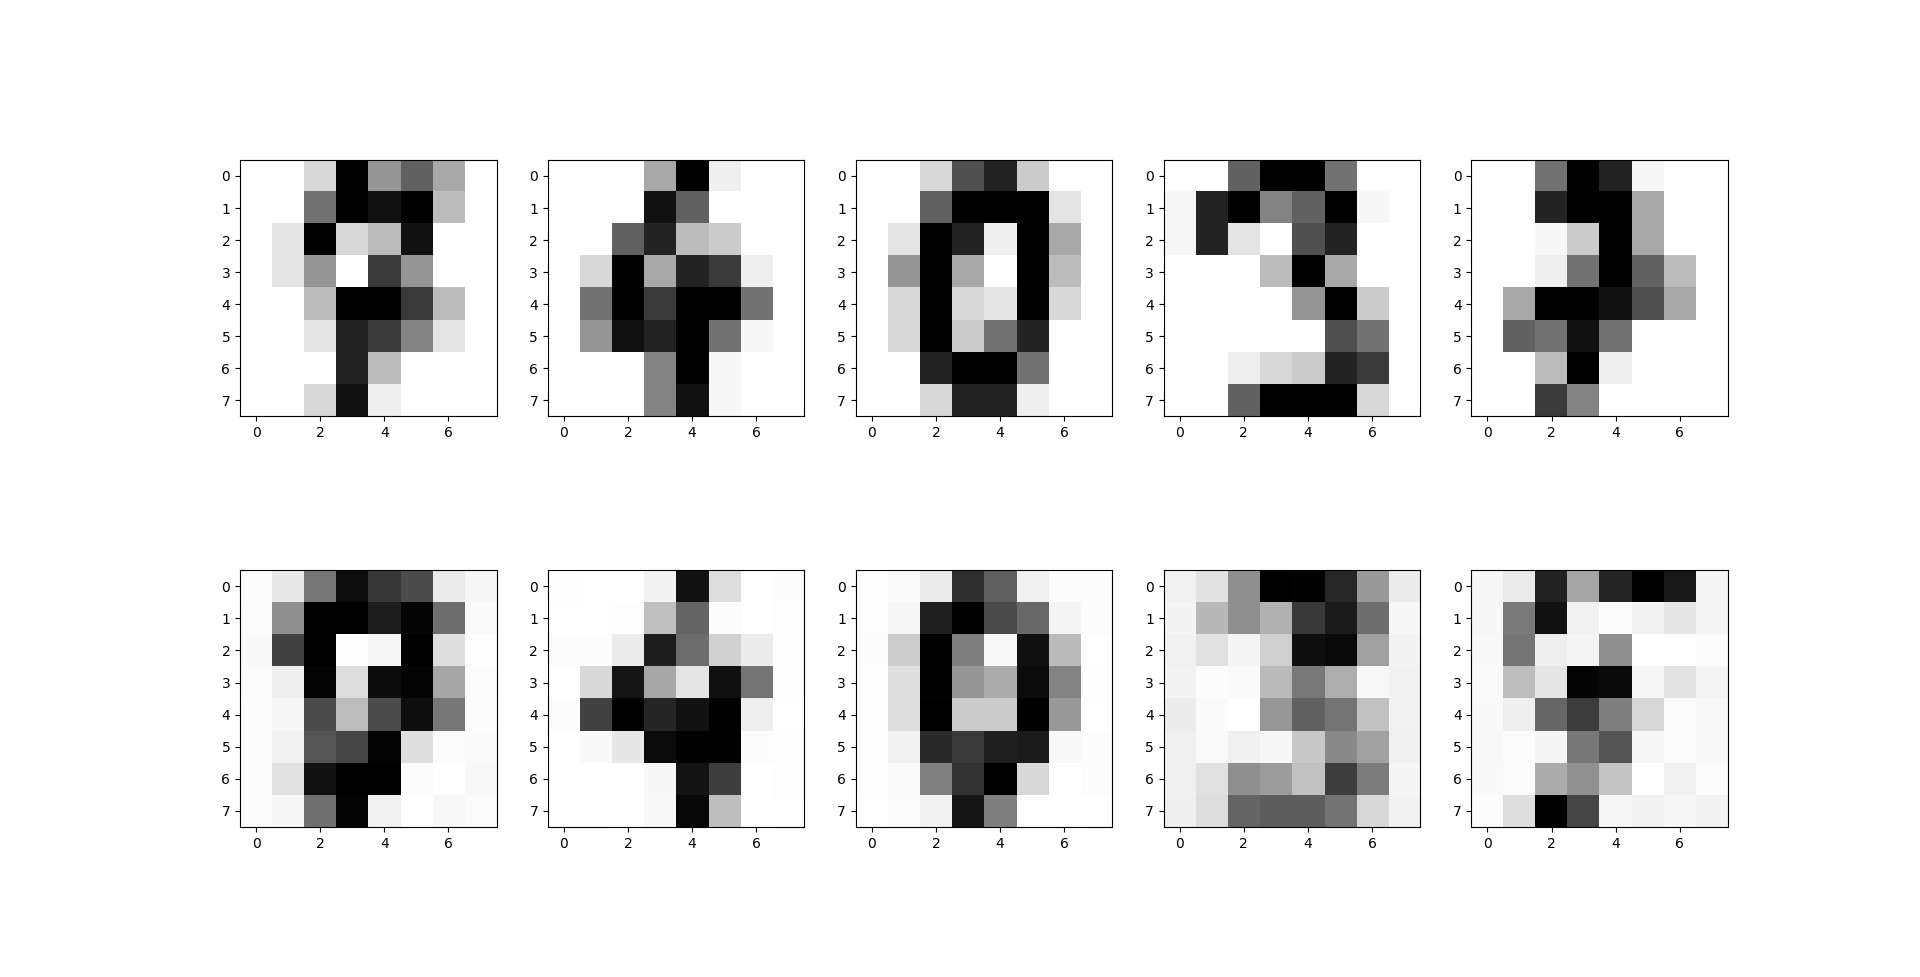

Write Python code to recreate this figure.
import numpy as np
from sklearn import datasets
import matplotlib.pyplot as plt


def sigmoid(x):
	return 1/(1+np.exp(-x))

def sigmoidDer(x):
	return np.exp(-x)/(1+np.exp(-x))**2

def test_train_split(data,labels,n,ratio):
	x_train,x_test,y_train,y_test = [],[],[],[]
	temp = n*ratio
	
	for i in range(n):
		if np.random.randint(0,n) < temp:
			x_train.append(data[i])
			y_train.append(labels[i])
		else:
			x_test.append(data[i])
			y_test.append(labels[i])

	return np.array(x_train),np.array(y_train),np.array(x_test),np.array(y_test)


class MLP:

	def __init__(self,n_layers_sizes,learning_rate=0.01,num_epochs=20000):

		self.num_epochs = num_epochs
		self.learning_rate = learning_rate
		self.p = 0.05
		self.lamda = 3
		self.n_layers = len(n_layers_sizes) 
		self.biases = np.random.normal(0,0.1,self.n_layers-1)
		self.weights = [np.random.normal(0,0.1,(i,j)) for i,j in zip(n_layers_sizes[:-1],n_layers_sizes[1:])]


	def fit(self,X):

		i = 0
		batch_size = 35
		batch_index = batch_size
		flag = 0

		while i < self.num_epochs:

			if batch_index >= X.shape[0]:
				batch_index = X.shape[0]
				flag = 1

			z_s,a_s = self.forwardandbackprop(X[batch_index-batch_size:batch_index])
			der_b,der_w,e = self.backprop(a_s,z_s,X[batch_index-batch_size:batch_index])

			for j in range(self.n_layers-1):
				self.biases[j] -= (e/100)*der_b[j]
				self.weights[j] -= self.learning_rate*der_w[j]

			print("EPOCH "+str(i+1)+" ---- ERROR "+str(e))
			
			if flag == 1:
				batch_index = batch_size

			i = i + 1

		return self


	def predict(self,x):
		
		a_s = [x]
		z_s = []

		for b,w in zip(self.biases,self.weights):
			z = np.dot(a_s[-1],w)+b
			z_s.append(z)
			a_s.append(sigmoid(z))

		return a_s[-1]		


	def forwardandbackprop(self,x):

		a_s = [x]
		z_s = []

		for b,w in zip(self.biases,self.weights):
			z = np.dot(a_s[-1],w)+b
			z_s.append(z)
			a_s.append(sigmoid(z))

		# print(a_s[2].shape)
		return z_s,a_s

	def backprop(self,a_s,z_s,y):

		der_b = np.zeros(self.n_layers-1)
		der_w = [np.zeros(w.shape) for w in self.weights]

		delta = np.multiply((a_s[-1]-y),sigmoidDer(z_s[-1]))

		der_b[-1] = np.sum(delta)
		
		der_w[-1] = np.dot(a_s[-2].T,delta)

		for i in range(2,self.n_layers):

			if i-1 == self.n_layers//2:
				z_bar = np.sum(a_s[-i],axis=1)/y.shape[0]
				KL_grad = self.lamda*((-self.p/z_bar)+((1-self.p)/(1-z_bar)))
				delta = np.multiply(np.dot(delta,self.weights[-i+1].T)+np.matrix(KL_grad).T,sigmoidDer(z_s[-i]))
			else:
				delta = np.multiply(np.dot(delta,self.weights[-i+1].T),sigmoidDer(z_s[-i]))

			der_w[-i] = np.dot(a_s[-i-1].T,delta)
			der_b[-i] = np.sum(delta)

		return der_b,der_w,np.linalg.norm(a_s[-1][0]-y[0])


if __name__ == '__main__':

	digits = datasets.load_digits()
	images = digits.images
	labels = digits.target
	images /= 16.0

	x_train,y_train,x_test,y_test = test_train_split(images,labels,len(labels),0.75)
	x_train = x_train.reshape(len(x_train),-1)
	
	n_layers_sizes = [64,32,64]
	mlp = MLP(n_layers_sizes,learning_rate=0.002,num_epochs=2e5).fit(x_train)
	

	#Visualization of prediction on test data.
	t = []
	p = []
	fig,ax = plt.subplots(2,5,figsize=(10,10))
	ax = ax.flatten()
	for i in range(10):
		if i < 5 :
			t.append(x_test[np.random.randint(0,len(x_test))].reshape(64))
			ax[i].imshow(t[i].reshape(8,8),cmap="Greys")
		else:
			p.append(mlp.predict(t[i-5]))
			ax[i].imshow(p[i-5].reshape(8,8),cmap="Greys")

	plt.show()
